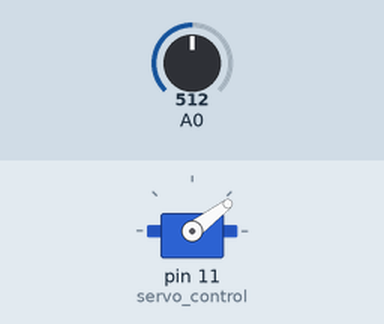
A sketch run on a simulated Arduino Uno, built with avr-gcc and run on an emulated ATmega328P. On the bench: servo. Inputs (shaded band) come from the test bench; at power-on: A0 = 512.

Above: at 4.4 s.
4.5 s: A0 set to 716
At 4.73 s:
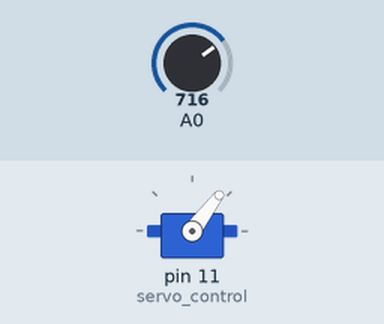
11.6 s: A0 set to 900
At 12.52 s:
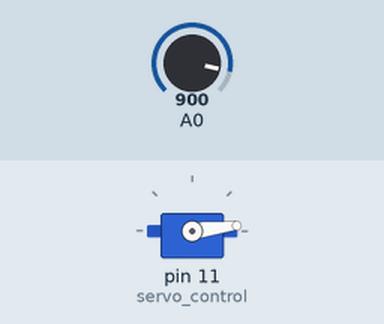
17.3 s: A0 set to 1023
At 20.13 s:
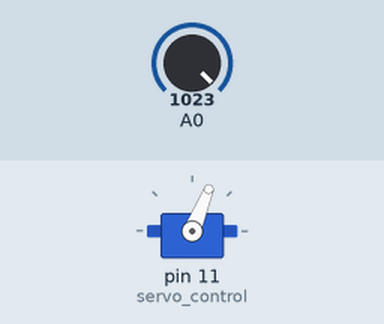
Timing chart, 0 to 30.1 s (numbered marks = the images above; inputs shaded):
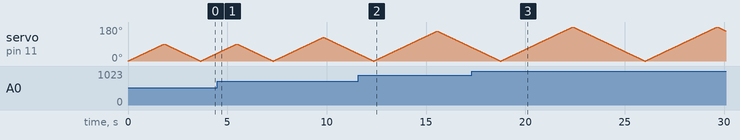

The sketch:

using_pot_to_control_motor.ino
```cpp
// Program to control angle to which servo-motor can turn by using potentiometer
// Here, potentiometer is connected to analog pin AO and servo-motor is connected to pin 11
// Potentiometer value is mapped within 0 and 180 which means motor can rotate 180 degrees clockwise and anticlockwise
// To change range of angle of motor turn, change the map parameters
// To change speed of motor turn, change the delay within 'for' loops

#include <Servo.h>

Servo servo_control;
float servo_position = 0.0;
float servo_angle;

void setup()
{
  servo_control.attach(11);
}

void loop()
{
  servo_angle = map(analogRead(A0), 0, 1023, 0.0, 180.0);
  for (servo_position = 0; servo_position <= servo_angle; servo_position += 1.0)
  {
    servo_control.write(servo_position);
    delay(20);
  }
  for (servo_position = servo_angle; servo_position >= 0; servo_position -= 1.0)
  {
    servo_control.write(servo_position);
    delay(20);
  }
}
```
